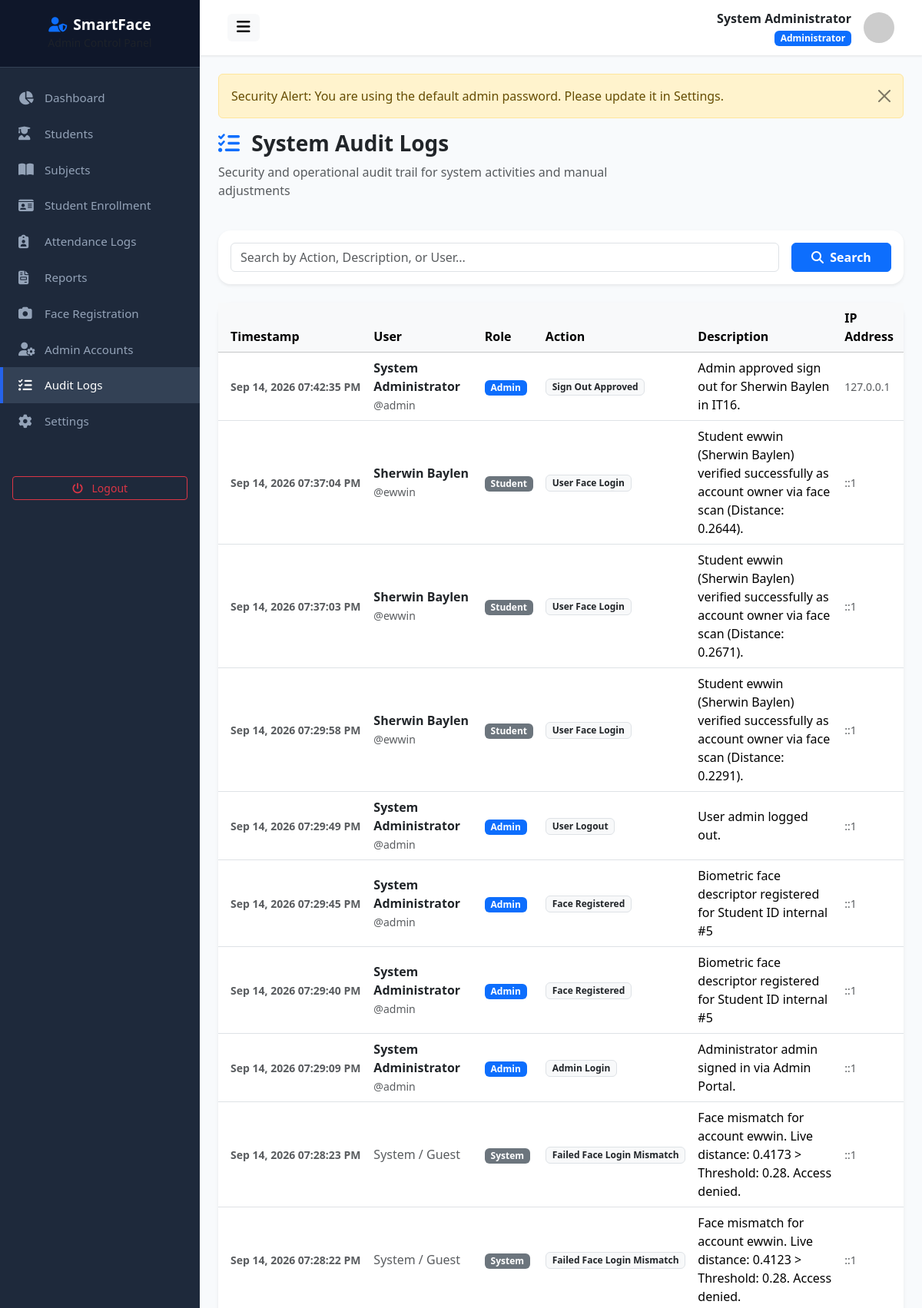
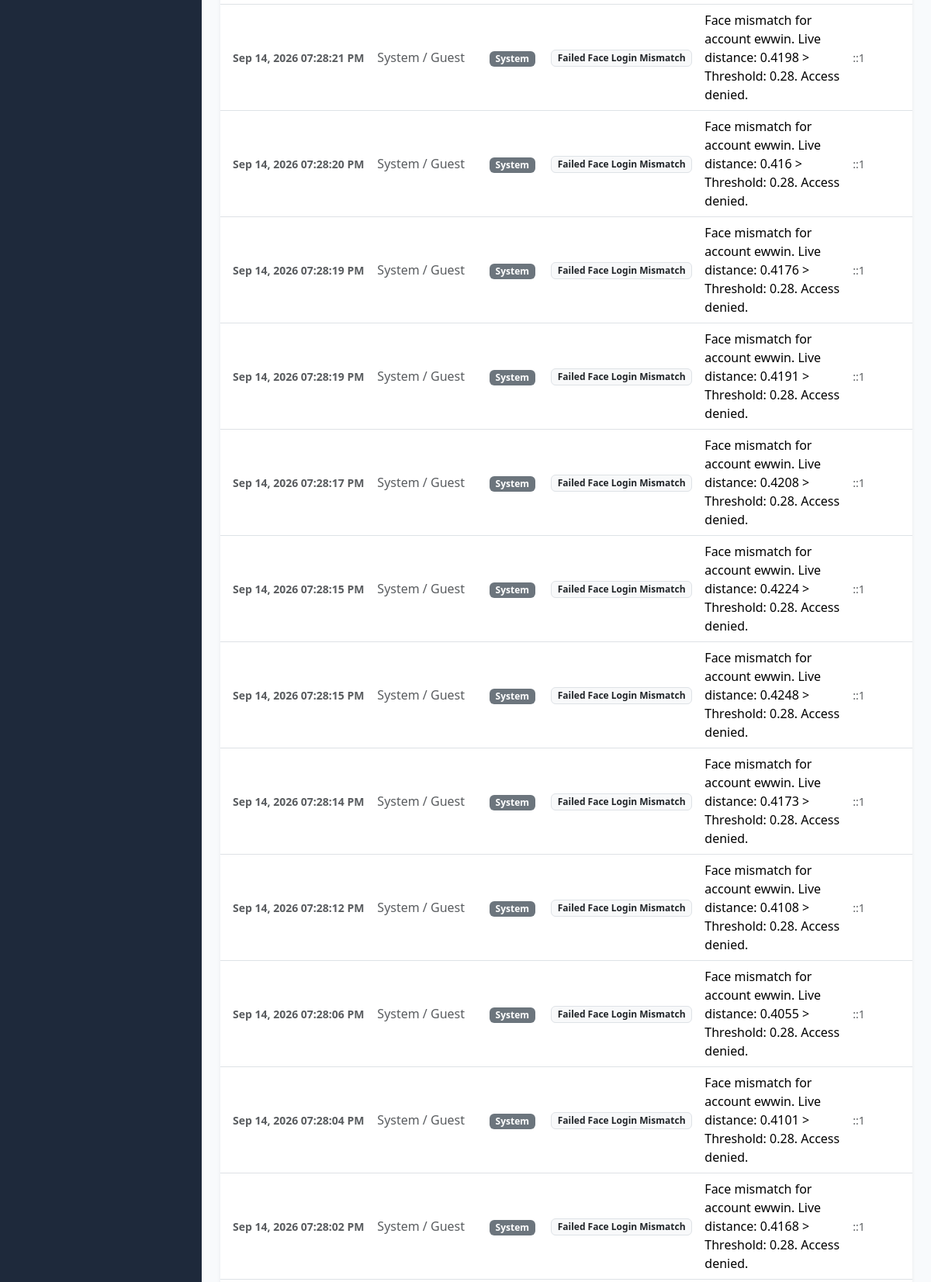
/audit_logs.php (signed in, upper part), run on the app's committed database (2 pictures, top to bottom).
### tables this page shows
CREATE TABLE `users` (
  `id` int(11) NOT NULL AUTO_INCREMENT,
  `student_id` varchar(50) DEFAULT NULL,
  `first_name` varchar(100) NOT NULL,
  `middle_name` varchar(100) DEFAULT NULL,
  `last_name` varchar(100) NOT NULL,
  `email` varchar(150) NOT NULL,
  `username` varchar(100) NOT NULL,
  `password` varchar(255) NOT NULL,
  `role` enum('admin','student') NOT NULL DEFAULT 'student',
  `course` varchar(100) DEFAULT NULL,
  `year_level` varchar(20) DEFAULT NULL,
  `section` varchar(50) DEFAULT NULL,
  `contact_number` varchar(30) DEFAULT NULL,
  `profile_picture` varchar(255) DEFAULT 'default_avatar.png',
  `face_registered` tinyint(1) DEFAULT 0,
  `must_change_password` tinyint(1) DEFAULT 0,
  `status` enum('active','inactive') NOT NULL DEFAULT 'active',
  `created_at` datetime DEFAULT current_timestamp(),
  `updated_at` datetime DEFAULT current_timestamp() ON UPDATE current_timestamp(),
  PRIMARY KEY (`id`),
  UNIQUE KEY `email` (`email`),
  UNIQUE KEY `username` (`username`)
);

CREATE TABLE `audit_logs` (
  `id` int(11) NOT NULL AUTO_INCREMENT,
  `user_id` int(11) DEFAULT NULL,
  `action` varchar(100) NOT NULL,
  `description` text NOT NULL,
  `ip_address` varchar(45) DEFAULT NULL,
  `created_at` datetime DEFAULT current_timestamp(),
  PRIMARY KEY (`id`)
);

### audit_logs.php (the view, shortened to what this page needs)
<?php
include __DIR__ . '/header.php';
$search = trim($_GET['search'] ?? '');
$sql = "SELECT a.*, u.username, u.first_name, u.last_name, u.role
        FROM audit_logs a
        LEFT JOIN users u ON a.user_id = u.id
        WHERE 1=1";
$params = [];
$sql .= " ORDER BY a.created_at DESC LIMIT 100";
$stmt = $db->prepare($sql);
$stmt->execute($params);
$logs = $stmt->fetchAll();
?>
<div class="row mb-4">
    <div class="col-md-8">
        <h3 class="fw-bold text-dark"><i class="fa-solid fa-list-check text-primary me-2"></i> System Audit Logs</h3>
        <p class="text-muted">Security and operational audit trail for system activities and manual adjustments</p>
    </div>
</div>
<div class="card border-0 shadow-sm rounded-4 mb-4">
    <div class="card-body p-3">
        <form action="" method="GET" class="row g-3">
            <div class="col-md-10">
                <input type="text" name="search" class="form-control" placeholder="Search by Action, Description, or User..." value="<?= e($search) ?>">
            </div>
            <div class="col-md-2">
                <button type="submit" class="btn btn-primary w-100 fw-bold"><i class="fa-solid fa-search me-1"></i> Search</button>
            </div>
        </form>
    </div>
</div>
<div class="card border-0 shadow-sm rounded-4">
    <div class="card-body p-0">
        <div class="table-responsive">
            <table class="table table-hover align-middle mb-0">
                <thead class="table-light">
                    <tr>
                        <th class="ps-3">Timestamp</th>
                        <th>User</th>
                        <th>Role</th>
                        <th>Action</th>
                        <th>Description</th>
                        <th>IP Address</th>
                    </tr>
                </thead>
                <tbody>
                    <?php if (empty($logs)): ?>
                        <tr><td colspan="6" class="text-center py-4 text-muted">No audit logs found.</td></tr>
                    <?php else: ?>
                        <?php foreach ($logs as $log): ?>
                            <tr>
                                <td class="ps-3 text-nowrap"><small class="fw-semibold text-muted"><?= date('M d, Y h:i:s A', strtotime($log['created_at'])) ?></small></td>
                                <td>
                                    <?php if ($log['username']): ?>
                                        <div class="fw-bold text-dark"><?= htmlspecialchars($log['first_name'] . ' ' . $log['last_name']) ?></div>
                                        <small class="text-muted">@<?= htmlspecialchars($log['username']) ?></small>
                                    <?php else: ?>
                                        <span class="text-muted font-italic">System / Guest</span>
                                    <?php endif; ?>
                                </td>
                                <td><span class="badge bg-<?= $log['role'] === 'admin' ? 'primary' : 'secondary' ?>"><?= ucfirst($log['role'] ?? 'system') ?></span></td>
                                <td><span class="badge bg-light text-dark border"><?= htmlspecialchars($log['action']) ?></span></td>
                                <td style="max-width: 400px;"><?= htmlspecialchars($log['description']) ?></td>
                                <td><small class="text-muted"><?= htmlspecialchars($log['ip_address'] ?? '127.0.0.1') ?></small></td>
                            </tr>
                        <?php endforeach; ?>
                    <?php endif; ?>
                </tbody>
            </table>
        </div>
    </div>
</div>
<?php include __DIR__ . '/footer.php'; ?>

### header.php (shortened to what this page needs)
<?php
require_once __DIR__ . '/../config/config.php';
$db = getDB();
$stmt = $db->prepare("SELECT * FROM users WHERE id = ?");
$stmt->execute([$_SESSION['user_id']]);
$adminUser = $stmt->fetch();
?>
<!DOCTYPE html>
<html lang="en">
<head>
    <link href="https://cdn.jsdelivr.net/npm/bootstrap@5.3.2/dist/css/bootstrap.min.css" rel="stylesheet">
    <link href="https://cdnjs.cloudflare.com/ajax/libs/font-awesome/6.4.0/css/all.min.css" rel="stylesheet">
    <link href="<?= baseUrl('assets/css/style.css') ?>" rel="stylesheet">
</head>
<body>
<div class="wrapper">
    <?php include __DIR__ . '/sidebar.php'; ?>
    <div id="content">
        <nav class="navbar navbar-expand-lg top-navbar">
            <div class="container-fluid">
                <button type="button" id="sidebarCollapse" class="btn btn-light border-0">
                    <i class="fa-solid fa-bars fs-5"></i>
                </button>
                <div class="d-flex align-items-center ms-auto">
                    <div class="me-3 text-end d-none d-md-block">
                        <div class="fw-bold text-dark"><?= htmlspecialchars($adminUser['first_name'] . ' ' . $adminUser['last_name']) ?></div>
                        <small class="badge bg-primary">Administrator</small>
                    </div>
                    <img src="https://ui-avatars.com/api/?name=<?= urlencode($adminUser['first_name'] . ' ' . $adminUser['last_name']) ?>&background=1E293B&color=fff" alt="Avatar" class="avatar-sm">
                </div>
            </div>
        </nav>
        <div class="main-content">

### assets/css/style.css (style rules this page uses)
:root { --primary-color: #2563eb; --primary-hover: #1d4ed8; --secondary-color: #475569; --success-color: #10b981; --warning-color: #f59e0b; --danger-color: #ef4444; --info-color: #06b6d4; --dark-bg: #0f172a; --sidebar-width: 260px; --card-shadow: 0 4px 6px -1px rgba(0, 0, 0, 0.1), 0 2px 4px -1px rgba(0, 0, 0, 0.06); }
body { font-family: 'Segoe UI', system-ui, -apple-system, sans-serif; background-color: #f8fafc; color: #334155; min-height: 100vh; display: flex; flex-direction: column; }
.wrapper { display: flex; width: 100%; align-items: stretch; min-height: 100vh; }
#content { width: 100%; padding: 0; min-height: 100vh; display: flex; flex-direction: column; }
.top-navbar { background: #ffffff; box-shadow: 0 1px 3px 0 rgba(0, 0, 0, 0.1); padding: 0.75rem 1.5rem; }
.main-content { padding: 1.5rem; flex: 1; }
.avatar-sm { width: 40px; height: 40px; object-fit: cover; border-radius: 50%; }

### data on the page
users: first_name+last_name "System Administrator"
audit_logs: created_at "Sep 14, 2026 07:42:35 PM", user.last_name "System Administrator", user.username "admin", user.role "Admin", action "Sign Out Approved", description "Admin approved sign out for Sherwin Baylen in IT16.", ip_address "127.0.0.1"
audit_logs: created_at "Sep 14, 2026 07:37:04 PM", user.last_name "Sherwin Baylen", user.username "ewwin", user.role "Student", action "User Face Login", description "Student ewwin (Sherwin Baylen) verified successfully as account owner via face scan (Distance: 0.2644).", ip_address "::1"
audit_logs: created_at "Sep 14, 2026 07:37:03 PM", user.last_name "Sherwin Baylen", user.username "ewwin", user.role "Student", action "User Face Login", description "Student ewwin (Sherwin Baylen) verified successfully as account owner via face scan (Distance: 0.2671).", ip_address "::1"
audit_logs: created_at "Sep 14, 2026 07:29:58 PM", user.last_name "Sherwin Baylen", user.username "ewwin", user.role "Student", action "User Face Login", description "Student ewwin (Sherwin Baylen) verified successfully as account owner via face scan (Distance: 0.2291).", ip_address "::1"
audit_logs: created_at "Sep 14, 2026 07:29:49 PM", user.last_name "System Administrator", user.username "admin", user.role "Admin", action "User Logout", description "User admin logged out.", ip_address "::1"
audit_logs: created_at "Sep 14, 2026 07:29:45 PM", user.last_name "System Administrator", user.username "admin", user.role "Admin", action "Face Registered", description "Biometric face descriptor registered for Student ID internal #5", ip_address "::1"
audit_logs: created_at "Sep 14, 2026 07:29:40 PM", user.last_name "System Administrator", user.username "admin", user.role "Admin", action "Face Registered", description "Biometric face descriptor registered for Student ID internal #5", ip_address "::1"
audit_logs: created_at "Sep 14, 2026 07:29:09 PM", user.last_name "System Administrator", user.username "admin", user.role "Admin", action "Admin Login", description "Administrator admin signed in via Admin Portal.", ip_address "::1"
audit_logs: created_at "Sep 14, 2026 07:28:23 PM", shows "System / Guest", role "System", action "Failed Face Login Mismatch", description "Face mismatch for account ewwin. Live distance: 0.4173 > Threshold: 0.28. Access denied.", ip_address "::1"
audit_logs: created_at "Sep 14, 2026 07:28:22 PM", shows "System / Guest", role "System", action "Failed Face Login Mismatch", description "Face mismatch for account ewwin. Live distance: 0.4123 > Threshold: 0.28. Access denied.", ip_address "::1"
audit_logs: created_at "Sep 14, 2026 07:28:21 PM", shows "System / Guest", role "System", action "Failed Face Login Mismatch", description "Face mismatch for account ewwin. Live distance: 0.4198 > Threshold: 0.28. Access denied.", ip_address "::1"
audit_logs: created_at "Sep 14, 2026 07:28:20 PM", shows "System / Guest", role "System", action "Failed Face Login Mismatch", description "Face mismatch for account ewwin. Live distance: 0.416 > Threshold: 0.28. Access denied.", ip_address "::1"
audit_logs: created_at "Sep 14, 2026 07:28:19 PM", shows "System / Guest", role "System", action "Failed Face Login Mismatch", description "Face mismatch for account ewwin. Live distance: 0.4176 > Threshold: 0.28. Access denied.", ip_address "::1"
audit_logs: created_at "Sep 14, 2026 07:28:19 PM", shows "System / Guest", role "System", action "Failed Face Login Mismatch", description "Face mismatch for account ewwin. Live distance: 0.4191 > Threshold: 0.28. Access denied.", ip_address "::1"
audit_logs: created_at "Sep 14, 2026 07:28:17 PM", shows "System / Guest", role "System", action "Failed Face Login Mismatch", description "Face mismatch for account ewwin. Live distance: 0.4208 > Threshold: 0.28. Access denied.", ip_address "::1"
audit_logs: created_at "Sep 14, 2026 07:28:15 PM", shows "System / Guest", role "System", action "Failed Face Login Mismatch", description "Face mismatch for account ewwin. Live distance: 0.4224 > Threshold: 0.28. Access denied.", ip_address "::1"
audit_logs: created_at "Sep 14, 2026 07:28:15 PM", shows "System / Guest", role "System", action "Failed Face Login Mismatch", description "Face mismatch for account ewwin. Live distance: 0.4248 > Threshold: 0.28. Access denied.", ip_address "::1"
audit_logs: created_at "Sep 14, 2026 07:28:14 PM", shows "System / Guest", role "System", action "Failed Face Login Mismatch", description "Face mismatch for account ewwin. Live distance: 0.4173 > Threshold: 0.28. Access denied.", ip_address "::1"
audit_logs: created_at "Sep 14, 2026 07:28:12 PM", shows "System / Guest", role "System", action "Failed Face Login Mismatch", description "Face mismatch for account ewwin. Live distance: 0.4108 > Threshold: 0.28. Access denied.", ip_address "::1"
audit_logs: created_at "Sep 14, 2026 07:28:06 PM", shows "System / Guest", role "System", action "Failed Face Login Mismatch", description "Face mismatch for account ewwin. Live distance: 0.4055 > Threshold: 0.28. Access denied.", ip_address "::1"
audit_logs: created_at "Sep 14, 2026 07:28:04 PM", shows "System / Guest", role "System", action "Failed Face Login Mismatch", description "Face mismatch for account ewwin. Live distance: 0.4101 > Threshold: 0.28. Access denied.", ip_address "::1"
audit_logs: created_at "Sep 14, 2026 07:28:02 PM", shows "System / Guest", role "System", action "Failed Face Login Mismatch", description "Face mismatch for account ewwin. Live distance: 0.4168 > Threshold: 0.28. Access denied.", ip_address "::1"

### other printed values
$flash['message'] "Security Alert: You are using the default admin password. Please update it in Settings."
